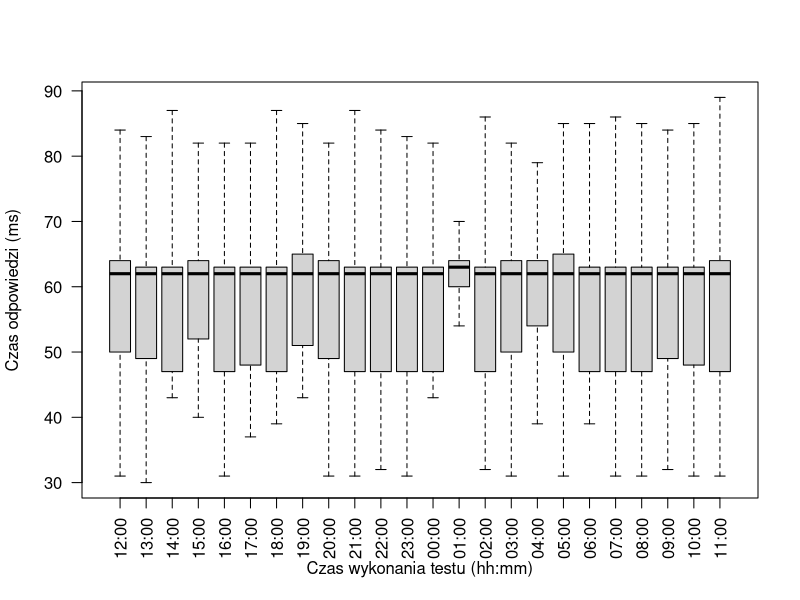

This chart was generated by the following R code:
csvData <- read.csv(file="data.csv", header=TRUE, sep=",")
boxplot(csvData, ylab="Czas odpowiedzi (ms)", xlab="Czas wykonania testu (hh:mm)", outline=FALSE, las=2, names=c("12:00","13:00","14:00","15:00","16:00","17:00","18:00","19:00","20:00","21:00","22:00","23:00","00:00","01:00","02:00","03:00","04:00","05:00","06:00","07:00","08:00","09:00","10:00","11:00"))
